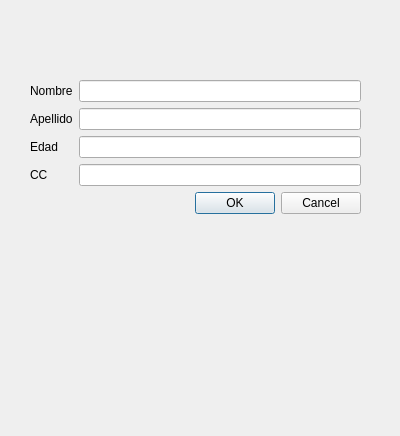
<?xml version="1.0" encoding="UTF-8"?>
<ui version="4.0">
 <class>Dialog</class>
 <widget class="QDialog" name="Dialog">
  <property name="geometry">
   <rect>
    <x>0</x>
    <y>0</y>
    <width>400</width>
    <height>436</height>
   </rect>
  </property>
  <property name="windowTitle">
   <string>Dialog</string>
  </property>
  <widget class="QWidget" name="formLayoutWidget">
   <property name="geometry">
    <rect>
     <x>30</x>
     <y>80</y>
     <width>331</width>
     <height>221</height>
    </rect>
   </property>
   <layout class="QFormLayout" name="formLayout">
    <item row="0" column="0">
     <layout class="QVBoxLayout" name="verticalLayout_4">
      <item>
       <widget class="QLabel" name="label">
        <property name="text">
         <string>Nombre</string>
        </property>
       </widget>
      </item>
      <item>
       <widget class="QLabel" name="label_2">
        <property name="text">
         <string>Apellido</string>
        </property>
       </widget>
      </item>
      <item>
       <widget class="QLabel" name="label_3">
        <property name="text">
         <string>Edad</string>
        </property>
       </widget>
      </item>
      <item>
       <widget class="QLabel" name="label_4">
        <property name="text">
         <string>CC</string>
        </property>
       </widget>
      </item>
     </layout>
    </item>
    <item row="0" column="1">
     <layout class="QVBoxLayout" name="verticalLayout">
      <item>
       <widget class="QLineEdit" name="Nombre"/>
      </item>
      <item>
       <widget class="QLineEdit" name="Apellido"/>
      </item>
      <item>
       <widget class="QLineEdit" name="Edad"/>
      </item>
      <item>
       <widget class="QLineEdit" name="CC"/>
      </item>
     </layout>
    </item>
    <item row="1" column="1">
     <widget class="QDialogButtonBox" name="buttonBox">
      <property name="orientation">
       <enum>Qt::Horizontal</enum>
      </property>
      <property name="standardButtons">
       <set>QDialogButtonBox::Cancel|QDialogButtonBox::Ok</set>
      </property>
     </widget>
    </item>
   </layout>
  </widget>
 </widget>
 <resources/>
 <connections>
  <connection>
   <sender>buttonBox</sender>
   <signal>accepted()</signal>
   <receiver>Dialog</receiver>
   <slot>accept()</slot>
   <hints>
    <hint type="sourcelabel">
     <x>248</x>
     <y>254</y>
    </hint>
    <hint type="destinationlabel">
     <x>157</x>
     <y>274</y>
    </hint>
   </hints>
  </connection>
  <connection>
   <sender>buttonBox</sender>
   <signal>rejected()</signal>
   <receiver>Dialog</receiver>
   <slot>reject()</slot>
   <hints>
    <hint type="sourcelabel">
     <x>316</x>
     <y>260</y>
    </hint>
    <hint type="destinationlabel">
     <x>286</x>
     <y>274</y>
    </hint>
   </hints>
  </connection>
 </connections>
</ui>
